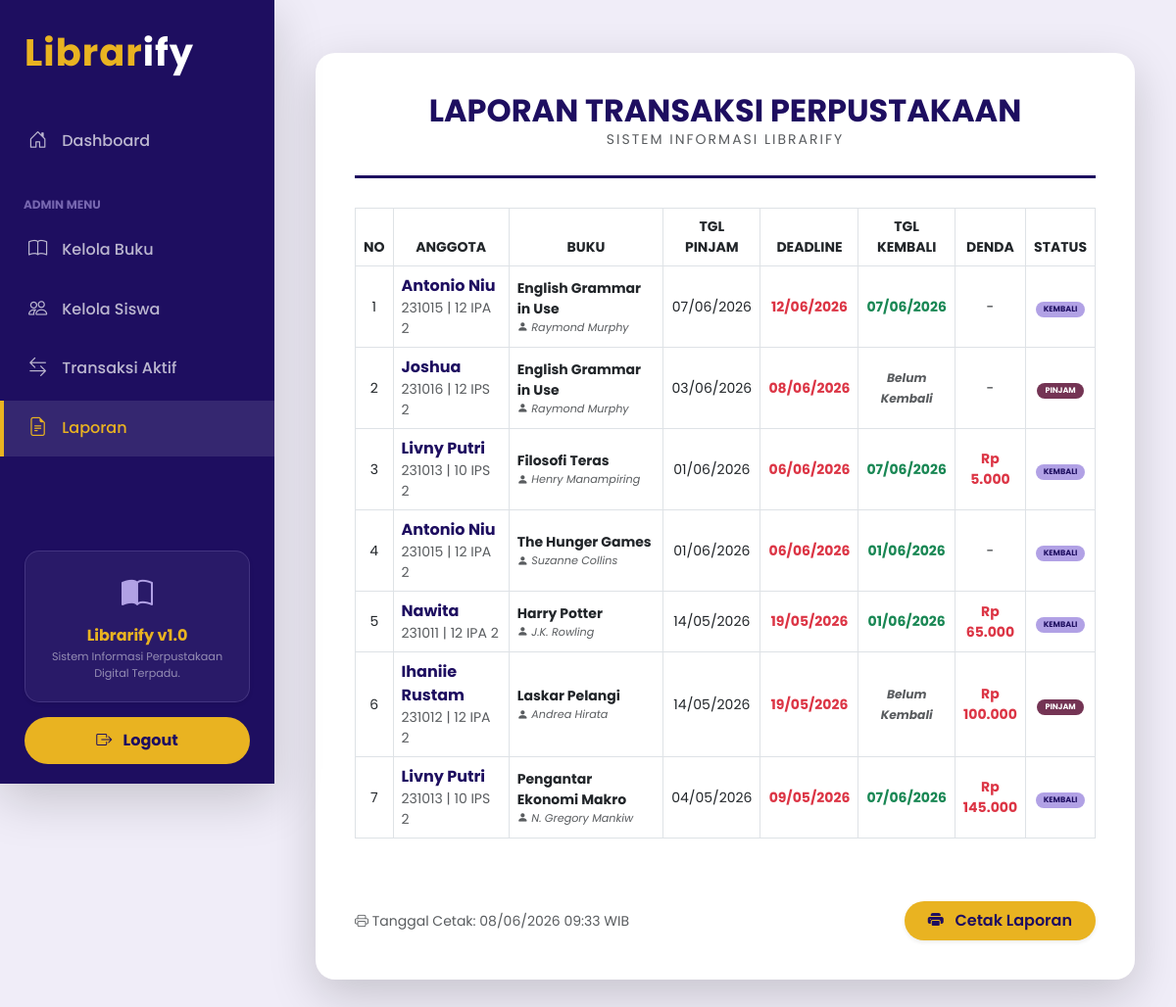
Screenshot of /laporan.php (signed in) with the database file from the repository.
### tables this page shows
CREATE TABLE `peminjaman` (
  `id_pinjam` int(11) NOT NULL,
  `id_buku` varchar(20) NOT NULL,
  `id_anggota` int(11) NOT NULL,
  `tgl_pinjam` date NOT NULL,
  `tgl_kembali_seharusnya` date NOT NULL,
  `tgl_dikembalikan` date DEFAULT NULL,
  `batas_hari` int(11) NOT NULL DEFAULT 0,
  `denda_per_hari` int(11) NOT NULL DEFAULT 0,
  `denda` int(11) NOT NULL DEFAULT 0,
  `status` enum('pinjam','kembali') NOT NULL DEFAULT 'pinjam'
);

CREATE TABLE `anggota` (
  `id_anggota` int(11) NOT NULL,
  `nama` varchar(100) NOT NULL,
  `no_telp` varchar(20) NOT NULL,
  `kelas` varchar(20) NOT NULL
);

CREATE TABLE `users` (
  `id_user` int(11) NOT NULL,
  `nama_lengkap` varchar(100) NOT NULL,
  `username` varchar(50) NOT NULL,
  `password` varchar(255) NOT NULL,
  `level` enum('admin','siswa') NOT NULL
);

CREATE TABLE `buku` (
  `id_buku` varchar(20) NOT NULL,
  `judul` varchar(150) NOT NULL,
  `genre` varchar(50) NOT NULL,
  `pengarang` varchar(100) NOT NULL,
  `penerbit` varchar(100) NOT NULL,
  `tahun_terbit` varchar(4) NOT NULL,
  `stok` int(11) NOT NULL
);

CREATE TABLE `pengaturan` (
  `id` int(11) NOT NULL,
  `batas_hari_pinjam` int(11) NOT NULL,
  `denda_per_hari` int(11) NOT NULL
);

### laporan.php (the view, shortened to what this page needs)
<?php
include 'koneksi.php';
$res_set = mysqli_query($conn, "SELECT * FROM pengaturan WHERE id = 1");
$default_set = mysqli_fetch_assoc($res_set);
$def_batas = $default_set['batas_hari_pinjam'];
?>
<!DOCTYPE html>
<html lang="id">
<head>
    <link rel="stylesheet" href="https://cdn.jsdelivr.net/npm/bootstrap@5.3.0/dist/css/bootstrap.min.css">
    <link rel="stylesheet" href="https://cdn.jsdelivr.net/npm/bootstrap-icons@1.11.0/font/bootstrap-icons.css">
</head>
<body>
    <?php include 'menu.php'; ?>
    <div class="container mt-4 mb-5">
        <div class="card-laporan shadow-lg">
            <div class="text-center header-line">
                <h2 class="fw-bold mb-0" style="color: #1e0e60;">LAPORAN TRANSAKSI PERPUSTAKAAN</h2>
                <p class="text-muted text-uppercase small" style="letter-spacing: 2px;">Sistem Informasi Librarify</p>
            </div>
            <div class="table-responsive">
                <table class="table table-bordered align-middle">
                    <thead class="table-violet-header text-center small text-uppercase">
                        <tr>
                            <th width="3%">No</th>
                            <th>Anggota</th>
                            <th>Buku</th>
                            <th width="9%">Tgl Pinjam</th>
                            <th width="9%">Deadline</th>
                            <th width="9%">Tgl Kembali</th>
                            <th width="8%">Denda</th>
                            <th width="7%">Status</th>
                        </tr>
                    </thead>
                    <tbody>
                        <?php
                        $no = 1;
                        $sql = "SELECT p.*, b.judul, b.pengarang, a.nama, a.kelas, u.username
                                FROM peminjaman p
                                JOIN buku b ON p.id_buku = b.id_buku
                                JOIN anggota a ON p.id_anggota = a.id_anggota
                                JOIN users u ON a.nama = u.nama_lengkap
                                ORDER BY p.tgl_pinjam DESC";
                        $query = mysqli_query($conn, $sql);
                        while ($row = mysqli_fetch_array($query)) {
                            $status = strtolower($row['status']);
                            $badge_class = ($status == 'pinjam') ? 'badge-pinjam' : 'badge-kembali';
                            $val_tgl_kembali = isset($row['tgl_dikembalikan']) ? $row['tgl_dikembalikan'] : '';
                            $tgl_pinjam = $row['tgl_pinjam'];
                            $batas_hari_db = isset($row['batas_hari']) ? $row['batas_hari'] : 0;
                            $batas = ($batas_hari_db > 0) ? $batas_hari_db : $def_batas;
                            $deadline = date('Y-m-d', strtotime($tgl_pinjam . " +$batas days"));
                            $tgl_skrg = date('Y-m-d');
                            if ($status == 'pinjam') {
                                $tgl_kembali_tampil = '<span class="text-muted small"><i>Belum Kembali</i></span>';
                                $tgl_kembali_aktual = $tgl_skrg;
                            } else {
                                if (!empty($val_tgl_kembali) && $val_tgl_kembali != '0000-00-00') {
                                    $tgl_kembali_tampil = date('d/m/Y', strtotime($val_tgl_kembali));
                                    $tgl_kembali_aktual = $val_tgl_kembali;
                                } else {
                                    $tgl_kembali_tampil = date('d/m/Y');
                                    $tgl_kembali_aktual = $tgl_skrg;
                                }
                            }
                            $denda_per_hari_db = isset($row['denda_per_hari']) ? $row['denda_per_hari'] : 0;
                            $biaya_harian = ($denda_per_hari_db > 0) ? $denda_per_hari_db : $default_set['denda_per_hari'];
                            $nominal_denda = 0;
                            if ($status == 'kembali') {
                                $denda_db = isset($row['denda']) ? $row['denda'] : 0;
                                if ($denda_db > 0) {
                                    $nominal_denda = $denda_db;
                                } else {
                                    if (strtotime($tgl_kembali_aktual) > strtotime($deadline)) {
                                        $selisih = strtotime($tgl_kembali_aktual) - strtotime($deadline);
                                        $hari_telat = floor($selisih / (60 * 60 * 24));
                                        $nominal_denda = $hari_telat * $biaya_harian;
                                    }
                                }
                            } else {
                                if (strtotime($tgl_skrg) > strtotime($deadline)) {
                                    $selisih = strtotime($tgl_skrg) - strtotime($deadline);
                                    $hari_telat = floor($selisih / (60 * 60 * 24));
                                    $nominal_denda = $hari_telat * $biaya_harian;
                                }
                            }
                            $denda_tampil = ($nominal_denda > 0) ? "<b class='text-danger'>Rp " . number_format($nominal_denda, 0, ',', '.') . "</b>" : "-";
                        ?>
                            <tr>
                                <td class="text-center small"><?= $no++; ?></td>
                                <td>
                                    <div class="fw-bold" style="color: #1e0e60;"><?= $row['nama']; ?></div>
                                    <div class="small text-muted"><?= $row['username']; ?> | <?= $row['kelas']; ?></div>
                                </td>
                                <td class="small">
                                    <div class="fw-bold"><?= $row['judul']; ?></div>
                                    <div class="text-muted" style="font-size: 0.7rem; font-style: italic;">
                                        <i class="bi bi-person-fill"></i> <?= $row['pengarang']; ?>
                                    </div>
                                </td>
                                <td class="text-center small"><?= date('d/m/Y', strtotime($tgl_pinjam)); ?></td>
                                <td class="text-center small text-danger fw-bold"><?= date('d/m/Y', strtotime($deadline)); ?></td>
                                <td class="text-center small text-success fw-bold"><?= $tgl_kembali_tampil; ?></td>
                                <td class="text-center small"><?= $denda_tampil; ?></td>
                                <td class="text-center">
                                    <span class="badge rounded-pill px-2 py-1 <?= $badge_class; ?>" style="font-size: 8px;">
                                        <?= strtoupper($row['status']); ?>
                                    </span>
                                </td>
                            </tr>
                        <?php } ?>
                    </tbody>
                </table>
            </div>
            <div class="d-flex justify-content-between align-items-center mt-5">
                <div class="text-muted small">
                    <i class="bi bi-printer"></i> Tanggal Cetak: <?= date('d/m/Y H:i'); ?> WIB
                </div>
                <button onclick="window.print()" class="btn btn-print d-print-none px-4 py-2 rounded-pill shadow-sm">
                    <i class="bi bi-printer-fill me-2"></i> Cetak Laporan
                </button>
            </div>
        </div>
    </div>
</body>
</html>

### laporan.php (style rules this page uses)
body { background-color: #f0edf8; font-family: 'Poppins', sans-serif; }
.card-laporan { background: white; padding: 40px; border-radius: 20px; border: none; max-width: 1300px; margin: auto; }
.header-line { border-bottom: 3px solid #1e0e60; margin-bottom: 30px; padding-bottom: 10px; }
.table-violet-header { background-color: #1e0e60 !important; color: white !important; }
.badge-pinjam { background-color: #743454 !important; color: white !important; }
.badge-kembali { background-color: #b1a1e5 !important; color: #1e0e60 !important; }
.btn-print { background-color: #e9b321; color: #1e0e60; border: none; font-weight: 600; }

### menu.php (style rules this page uses)
body { display: flex; min-height: 100vh; overflow-x: hidden; }

### rows the page displays
peminjaman: id_anggota.nama "Antonio Niu", users.username "231015", id_anggota.kelas "12 IPA 2", id_buku.judul "English Grammar in Use", id_buku.pengarang "Raymond Murphy", tgl_pinjam "07/06/2026", date('d/m/Y', strtotime($deadline)) "12/06/2026", tgl_dikembalikan "07/06/2026", status "KEMBALI"
peminjaman: id_anggota.nama "Joshua", users.username "231016", id_anggota.kelas "12 IPS 2", id_buku.judul "English Grammar in Use", id_buku.pengarang "Raymond Murphy", tgl_pinjam "03/06/2026", date('d/m/Y', strtotime($deadline)) "08/06/2026", shows "Belum Kembali", status "PINJAM"
peminjaman: id_anggota.nama "Livny Putri", users.username "231013", id_anggota.kelas "10 IPS 2", id_buku.judul "Filosofi Teras", id_buku.pengarang "Henry Manampiring", tgl_pinjam "01/06/2026", date('d/m/Y', strtotime($deadline)) "06/06/2026", tgl_dikembalikan "07/06/2026", denda "5.000", status "KEMBALI"
peminjaman: id_anggota.nama "Antonio Niu", users.username "231015", id_anggota.kelas "12 IPA 2", id_buku.judul "The Hunger Games", id_buku.pengarang "Suzanne Collins", tgl_pinjam "01/06/2026", date('d/m/Y', strtotime($deadline)) "06/06/2026", tgl_dikembalikan "01/06/2026", status "KEMBALI"
peminjaman: id_anggota.nama "Nawita", users.username "231011", id_anggota.kelas "12 IPA 2", id_buku.judul "Harry Potter", id_buku.pengarang "J.K. Rowling", tgl_pinjam "14/05/2026", date('d/m/Y', strtotime($deadline)) "19/05/2026", tgl_dikembalikan "01/06/2026", denda "65.000", status "KEMBALI"
peminjaman: id_anggota.nama "Ihaniie Rustam", users.username "231012", id_anggota.kelas "12 IPA 2", id_buku.judul "Laskar Pelangi", id_buku.pengarang "Andrea Hirata", tgl_pinjam "14/05/2026", date('d/m/Y', strtotime($deadline)) "19/05/2026", shows "Belum Kembali", nominal_denda "100.000", status "PINJAM"
peminjaman: id_anggota.nama "Livny Putri", users.username "231013", id_anggota.kelas "10 IPS 2", id_buku.judul "Pengantar Ekonomi Makro", id_buku.pengarang "N. Gregory Mankiw", tgl_pinjam "04/05/2026", date('d/m/Y', strtotime($deadline)) "09/05/2026", tgl_dikembalikan "07/06/2026", denda "145.000", status "KEMBALI"
